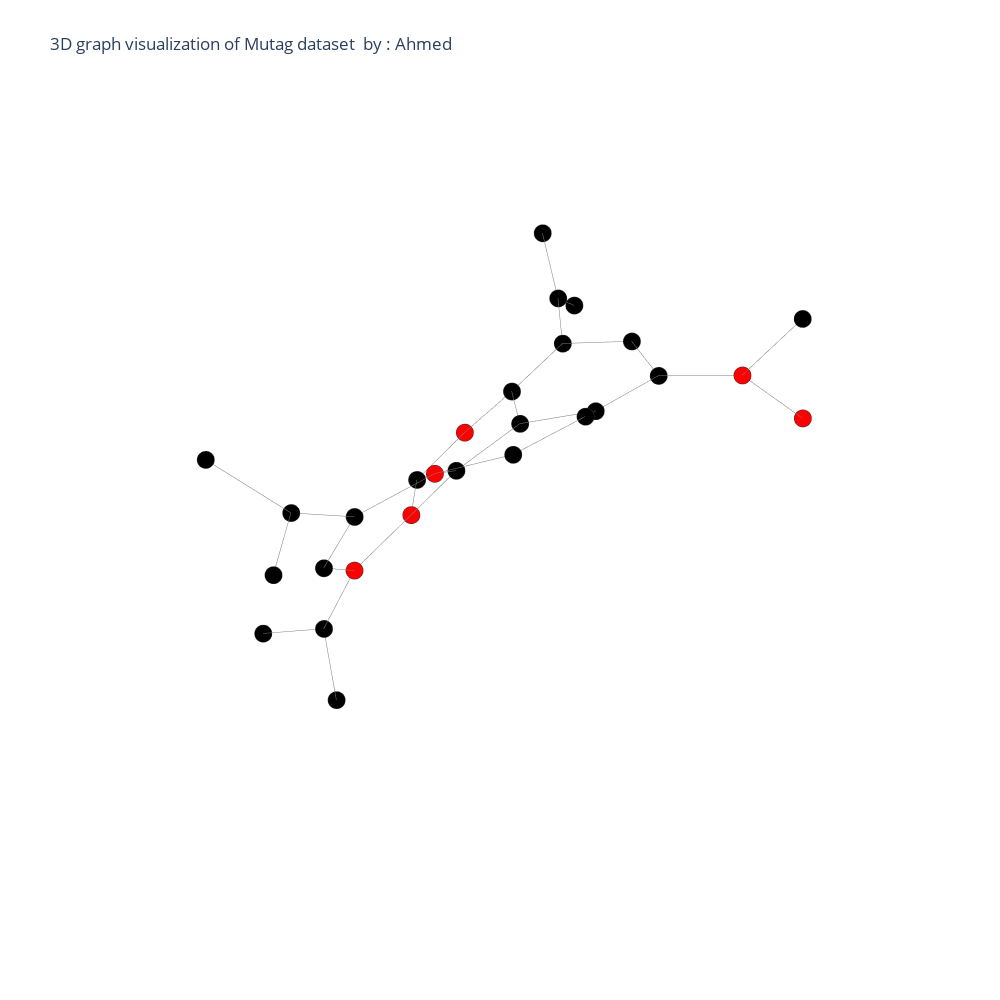

The code cell stored with this chart in its notebook:
### Code cell
import pandas as pd
import numpy as np
%matplotlib inline
import plotly.graph_objs as go
from  plotly.offline import plot
import chart_studio.plotly as py
import cufflinks as cf
cf.go_offline()
from plotly.offline import download_plotlyjs, init_notebook_mode, plot,iplot
init_notebook_mode(connected='true')
data=[trace1, trace2]
fig=go.Figure(data=data, layout=layout)

iplot(fig, filename='Les-Miserables')

### Figure 1 — Plotly figure (JSON) as saved in the notebook; plotly's stock layout.template omitted (floating-point values rounded to 4 significant figures)
{"data": [{"hoverinfo": "none", "line": {"color": "rgb(125,125,125)", "width": 1}, "mode": "lines", "type": "scatter3d", "x": [-0.7937, -0.1661, null, -0.7937, -1.021, null, -0.1661, 0.3296, null, 0.3296, 0.9974, null, 0.3296, 0.1455, null, 0.9974, 1.475, null, 0.9974, 1.269, null, 1.475, 1.366, null, 1.366, 0.6769, null, 1.366, 1.948, null, 0.6769, 0.1455, null, 0.6769, 0.4032, null, 0.1455, -0.5526, null, -0.5526, -1.021, null, -0.5526, -0.7992, null, -1.021, -1.68, null, -1.68, -1.882, null, -1.68, -2.148, null, -1.882, -1.497, null, -1.497, -0.7992, null, -1.497, -1.883, null, -0.7992, -0.2578, null, -0.2578, 0.4032, null, -1.883, -2.229, null, -1.883, -2.122, null, -2.148, -2.689, null, -2.148, -2.321, null, 1.948, 2.328, null, 1.948, 2.422, null, 1.269, 1.574, null, 1.269, 1.408, null], "y": [-1.005, -1.013, null, -1.005, -0.5894, null, -1.013, -0.5155, null, -0.5155, -0.5153, null, -0.5155, -0.1016, null, -0.5153, -0.2371, null, -0.5153, -0.6951, null, -0.2371, 0.1014, null, 0.1014, 0.2396, null, 0.1014, 0.1944, null, 0.2396, -0.1016, null, 0.2396, 0.8155, null, -0.1016, -0.03067, null, -0.03067, -0.5894, null, -0.03067, 0.6008, null, -0.5894, -0.5576, null, -0.5576, 0.1041, null, -0.5576, -1.05, null, 0.1041, 0.7064, null, 0.7064, 0.6008, null, 0.7064, 1.285, null, 0.6008, 0.939, null, 0.939, 0.8155, null, 1.285, 1.73, null, 1.285, 1.61, null, -1.05, -1.295, null, -1.05, -1.442, null, 0.1944, -0.1319, null, 0.1944, 0.6748, null, -0.6951, -1.255, null, -0.6951, -0.4215, null], "z": [-0.8593, -1.122, null, -0.8593, -0.334, null, -1.122, -1.034, null, -1.034, -1.289, null, -1.034, -0.4572, null, -1.289, -0.8355, null, -1.289, -1.908, null, -0.8355, -0.2157, null, -0.2157, -0.08432, null, -0.2157, 0.1602, null, -0.08432, -0.4572, null, -0.08432, 0.2226, null, -0.4572, -0.2581, null, -0.2581, -0.334, null, -0.2581, 0.02172, null, -0.334, -0.05732, null, -0.05732, 0.1211, null, -0.05732, 0.1112, null, 0.1211, 0.1319, null, 0.1319, 0.02172, null, 0.1319, 0.2068, null, 0.02172, 0.327, null, 0.327, 0.2226, null, 0.2068, -0.1697, null, 0.2068, 0.7486, null, 0.1112, -0.2081, null, 0.1112, 0.6359, null, 0.1602, 0.6163, null, 0.1602, 0.1589, null, -1.908, -2.129, null, -1.908, -2.512, null]}, {"hoverinfo": "text", "marker": {"color": ["rgb(256,0,0)", "rgb(0,0,0)", "rgb(256,0,0)", "rgb(256,0,0)", "rgb(0,0,0)", "rgb(0,0,0)", "rgb(256,0,0)", "rgb(0,0,0)", "rgb(0,0,0)", "rgb(0,0,0)", "rgb(0,0,0)", "rgb(0,0,0)", "rgb(0,0,0)", "rgb(0,0,0)", "rgb(0,0,0)", "rgb(0,0,0)", "rgb(256,0,0)", "rgb(256,0,0)", "rgb(0,0,0)", "rgb(0,0,0)", "rgb(0,0,0)", "rgb(0,0,0)", "rgb(0,0,0)", "rgb(0,0,0)", "rgb(0,0,0)", "rgb(0,0,0)", "rgb(0,0,0)", "rgb(0,0,0)"], "colorscale": [[0, "#440154"], [0.1111, "#482878"], [0.2222, "#3e4989"], [0.3333, "#31688e"], [0.4444, "#26828e"], [0.5556, "#1f9e89"], [0.6667, "#35b779"], [0.7778, "#6ece58"], [0.8889, "#b5de2b"], [1, "#fde725"]], "line": {"color": "rgb(50,50,50)", "width": 0.5}, "size": 6, "symbol": "circle"}, "mode": "markers", "name": "actors", "text": ["0", "1", "2", "3", "4", "5", "6", "7", "8", "9", "10", "11", "12", "13", "14", "15", "16", "17", "18", "19", "20", "21", "22", "23", "24", "25", "26", "27"], "type": "scatter3d", "x": [-0.7937, -0.1661, 0.3296, 0.9974, 1.475, 1.366, 0.6769, 0.1455, -0.5526, -1.021, -1.68, -1.882, -1.497, -0.7992, -0.2578, 0.4032, -1.883, -2.229, -2.122, -2.148, -2.689, -2.321, 1.948, 2.328, 2.422, 1.269, 1.574, 1.408], "y": [-1.005, -1.013, -0.5155, -0.5153, -0.2371, 0.1014, 0.2396, -0.1016, -0.03067, -0.5894, -0.5576, 0.1041, 0.7064, 0.6008, 0.939, 0.8155, 1.285, 1.73, 1.61, -1.05, -1.295, -1.442, 0.1944, -0.1319, 0.6748, -0.6951, -1.255, -0.4215], "z": [-0.8593, -1.122, -1.034, -1.289, -0.8355, -0.2157, -0.08432, -0.4572, -0.2581, -0.334, -0.05732, 0.1211, 0.1319, 0.02172, 0.327, 0.2226, 0.2068, -0.1697, 0.7486, 0.1112, -0.2081, 0.6359, 0.1602, 0.6163, 0.1589, -1.908, -2.129, -2.512]}], "layout": {"height": 1000, "hovermode": "closest", "margin": {"t": 100}, "scene": {"xaxis": {"showbackground": false, "showgrid": false, "showline": false, "showticklabels": false, "title": {"text": ""}, "zeroline": false}, "yaxis": {"showbackground": false, "showgrid": false, "showline": false, "showticklabels": false, "title": {"text": ""}, "zeroline": false}, "zaxis": {"showbackground": false, "showgrid": false, "showline": false, "showticklabels": false, "title": {"text": ""}, "zeroline": false}}, "showlegend": false, "title": {"text": "3D graph visualization of Mutag dataset  by : Ahmed"}, "width": 1000}}
